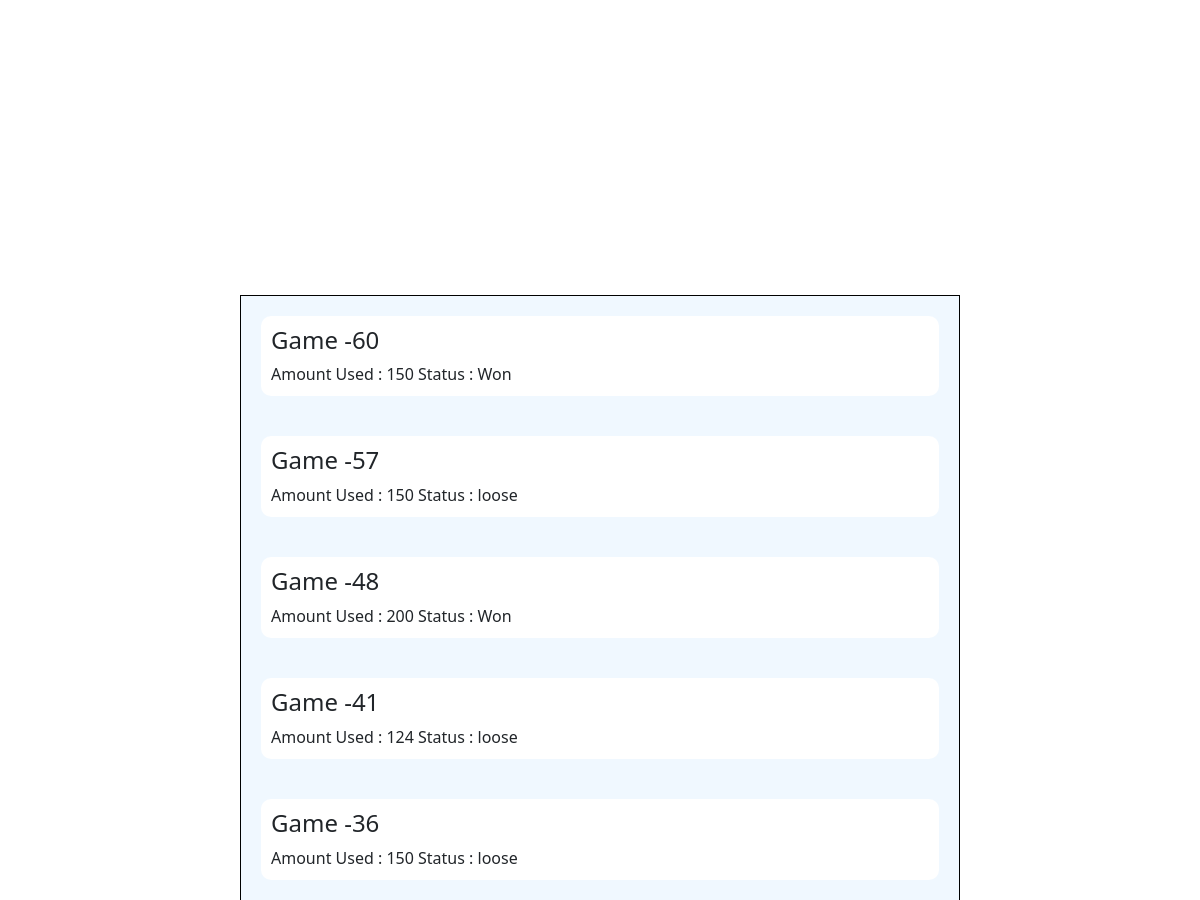
/mygames/ (signed in, middle part), run on an earlier commit of the app's database.
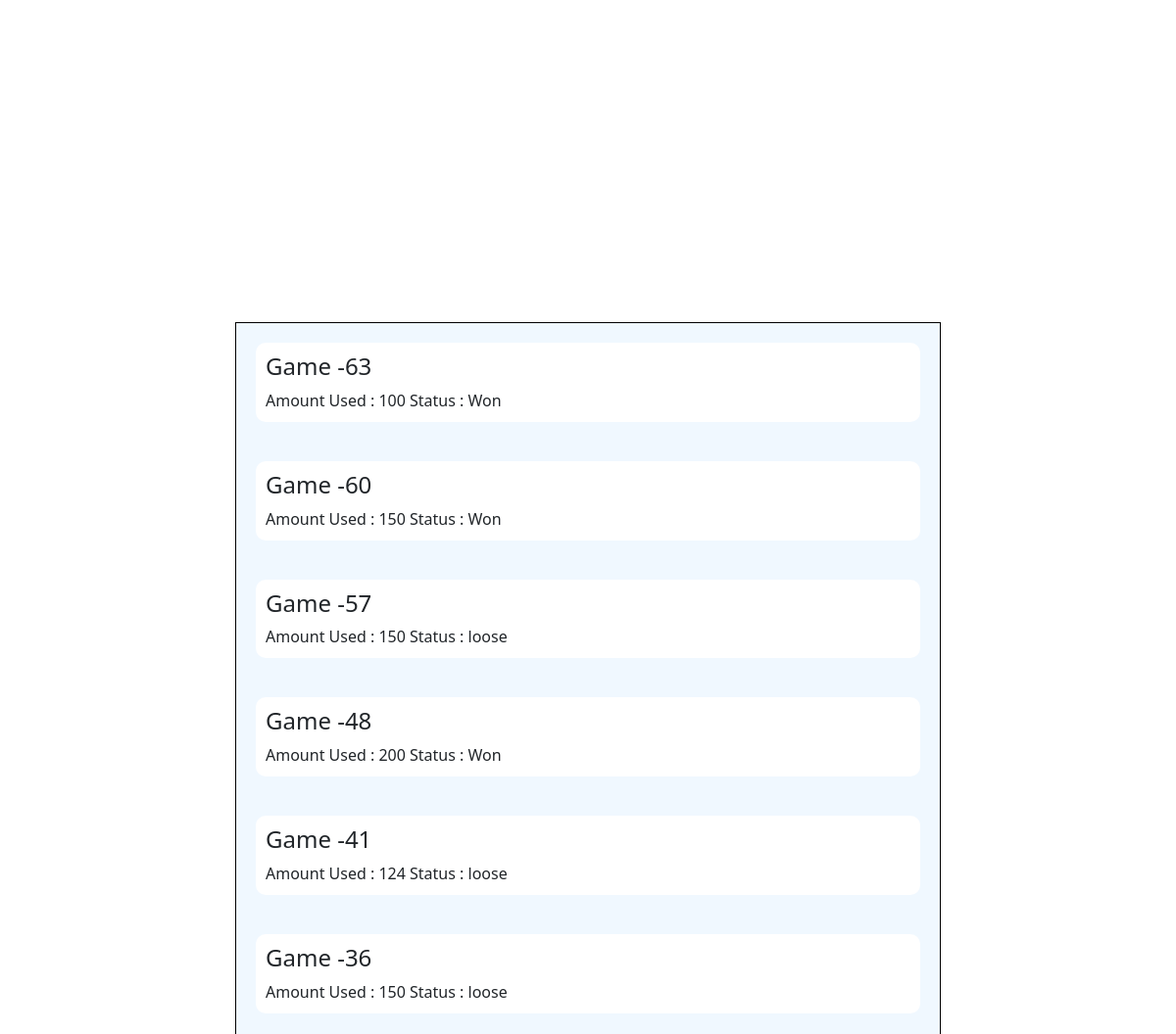
And on a later commit of the database.
### app/models.py (models this page shows, shortened)
class Gameplayed(models.Model):
    user = models.ForeignKey(User,on_delete=models.CASCADE)
    gameid = models.IntegerField()
    amount = models.IntegerField()
    pandl = models.IntegerField(default=0)
    status = models.CharField(max_length=10,default = 'loose')

### app/views.py (the view)
# urls.py: path('mygames/',views.mygames,name="mygames"),
def mygames(request):
    mygames = reversed(Gameplayed.objects.filter(user = request.user))
    return render(request,'mygames.html',{'mygames':mygames})

### templates/mygames.html (shortened to what this page needs)
{% extends 'base.html' %}
{% block addcss %}
<link rel="stylesheet" href="../static/home.css">
{% endblock addcss %}
{% block body %}
<div class="container-wallet mygames">
    {% for game in mygames %}
    <div class="balance">
      <div class="balance-info">
      <h4> Game -{{game.gameid}}</h4>
      <span> Amount Used : {{game.amount}} </span>
      <span> Status : {{game.status}} </span>
      </div>
    </div>
    {% endfor %}
</div>
{% endblock body %}

What changed in the data, as far as the page shows it:
added Gameplayed: gameid "63", amount "100", status "Won"
